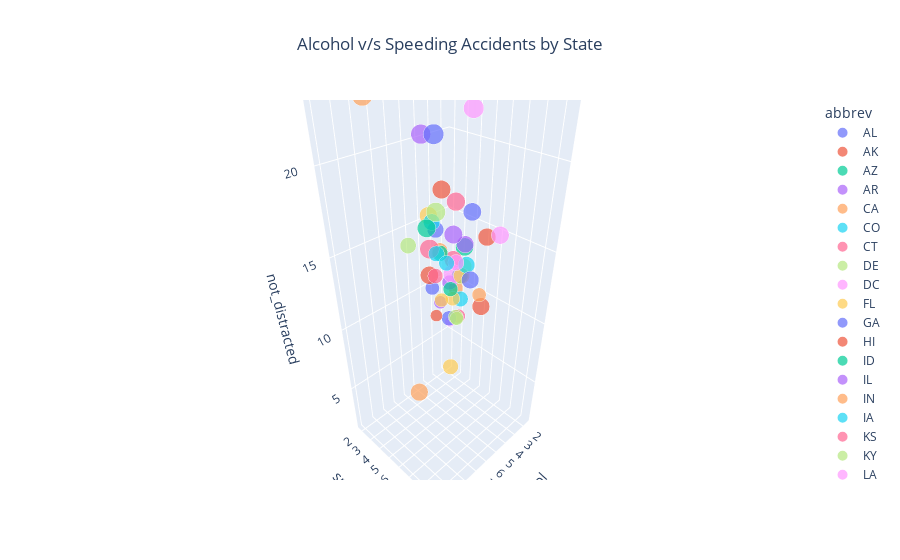

The cell this chart's notebook holds for it:
### Code cell
fig = px.scatter_3d(df , x='alcohol',y = 'speeding',z = 'not_distracted', color='abbrev',
           title="Alcohol v/s Speeding Accidents by State",
           size='total')

fig.update_layout(title = {'x' : 0.5})

### Figure 1 — Plotly figure (JSON) as saved in the notebook; plotly's stock layout.template omitted (floating-point values rounded to 4 significant figures)
{"data": [{"hovertemplate": "abbrev=AL<br>alcohol=%{x}<br>speeding=%{y}<br>not_distracted=%{z}<br>total=%{marker.size}<extra></extra>", "legendgroup": "AL", "marker": {"color": "#636efa", "size": [18.8], "sizemode": "area", "sizeref": 0.05975, "symbol": "circle"}, "mode": "markers", "name": "AL", "scene": "scene", "showlegend": true, "type": "scatter3d", "x": [5.64], "y": [7.332], "z": [18.05]}, {"hovertemplate": "abbrev=AK<br>alcohol=%{x}<br>speeding=%{y}<br>not_distracted=%{z}<br>total=%{marker.size}<extra></extra>", "legendgroup": "AK", "marker": {"color": "#EF553B", "size": [18.1], "sizemode": "area", "sizeref": 0.05975, "symbol": "circle"}, "mode": "markers", "name": "AK", "scene": "scene", "showlegend": true, "type": "scatter3d", "x": [4.525], "y": [7.421], "z": [16.29]}, {"hovertemplate": "abbrev=AZ<br>alcohol=%{x}<br>speeding=%{y}<br>not_distracted=%{z}<br>total=%{marker.size}<extra></extra>", "legendgroup": "AZ", "marker": {"color": "#00cc96", "size": [18.6], "sizemode": "area", "sizeref": 0.05975, "symbol": "circle"}, "mode": "markers", "name": "AZ", "scene": "scene", "showlegend": true, "type": "scatter3d", "x": [5.208], "y": [6.51], "z": [15.62]}, {"hovertemplate": "abbrev=AR<br>alcohol=%{x}<br>speeding=%{y}<br>not_distracted=%{z}<br>total=%{marker.size}<extra></extra>", "legendgroup": "AR", "marker": {"color": "#ab63fa", "size": [22.4], "sizemode": "area", "sizeref": 0.05975, "symbol": "circle"}, "mode": "markers", "name": "AR", "scene": "scene", "showlegend": true, "type": "scatter3d", "x": [5.824], "y": [4.032], "z": [21.06]}, {"hovertemplate": "abbrev=CA<br>alcohol=%{x}<br>speeding=%{y}<br>not_distracted=%{z}<br>total=%{marker.size}<extra></extra>", "legendgroup": "CA", "marker": {"color": "#FFA15A", "size": [12.0], "sizemode": "area", "sizeref": 0.05975, "symbol": "circle"}, "mode": "markers", "name": "CA", "scene": "scene", "showlegend": true, "type": "scatter3d", "x": [3.36], "y": [4.2], "z": [10.92]}, {"hovertemplate": "abbrev=CO<br>alcohol=%{x}<br>speeding=%{y}<br>not_distracted=%{z}<br>total=%{marker.size}<extra></extra>", "legendgroup": "CO", "marker": {"color": "#19d3f3", "size": [13.6], "sizemode": "area", "sizeref": 0.05975, "symbol": "circle"}, "mode": "markers", "name": "CO", "scene": "scene", "showlegend": true, "type": "scatter3d", "x": [3.808], "y": [5.032], "z": [10.74]}, {"hovertemplate": "abbrev=CT<br>alcohol=%{x}<br>speeding=%{y}<br>not_distracted=%{z}<br>total=%{marker.size}<extra></extra>", "legendgroup": "CT", "marker": {"color": "#FF6692", "size": [10.8], "sizemode": "area", "sizeref": 0.05975, "symbol": "circle"}, "mode": "markers", "name": "CT", "scene": "scene", "showlegend": true, "type": "scatter3d", "x": [3.888], "y": [4.968], "z": [9.396]}, {"hovertemplate": "abbrev=DE<br>alcohol=%{x}<br>speeding=%{y}<br>not_distracted=%{z}<br>total=%{marker.size}<extra></extra>", "legendgroup": "DE", "marker": {"color": "#B6E880", "size": [16.2], "sizemode": "area", "sizeref": 0.05975, "symbol": "circle"}, "mode": "markers", "name": "DE", "scene": "scene", "showlegend": true, "type": "scatter3d", "x": [4.86], "y": [6.156], "z": [14.09]}, {"hovertemplate": "abbrev=DC<br>alcohol=%{x}<br>speeding=%{y}<br>not_distracted=%{z}<br>total=%{marker.size}<extra></extra>", "legendgroup": "DC", "marker": {"color": "#FF97FF", "size": [5.9], "sizemode": "area", "sizeref": 0.05975, "symbol": "circle"}, "mode": "markers", "name": "DC", "scene": "scene", "showlegend": true, "type": "scatter3d", "x": [1.593], "y": [2.006], "z": [5.9]}, {"hovertemplate": "abbrev=FL<br>alcohol=%{x}<br>speeding=%{y}<br>not_distracted=%{z}<br>total=%{marker.size}<extra></extra>", "legendgroup": "FL", "marker": {"color": "#FECB52", "size": [17.9], "sizemode": "area", "sizeref": 0.05975, "symbol": "circle"}, "mode": "markers", "name": "FL", "scene": "scene", "showlegend": true, "type": "scatter3d", "x": [5.191], "y": [3.759], "z": [16.47]}, {"hovertemplate": "abbrev=GA<br>alcohol=%{x}<br>speeding=%{y}<br>not_distracted=%{z}<br>total=%{marker.size}<extra></extra>", "legendgroup": "GA", "marker": {"color": "#636efa", "size": [15.6], "sizemode": "area", "sizeref": 0.05975, "symbol": "circle"}, "mode": "markers", "name": "GA", "scene": "scene", "showlegend": true, "type": "scatter3d", "x": [3.9], "y": [2.964], "z": [14.82]}, {"hovertemplate": "abbrev=HI<br>alcohol=%{x}<br>speeding=%{y}<br>not_distracted=%{z}<br>total=%{marker.size}<extra></extra>", "legendgroup": "HI", "marker": {"color": "#EF553B", "size": [17.5], "sizemode": "area", "sizeref": 0.05975, "symbol": "circle"}, "mode": "markers", "name": "HI", "scene": "scene", "showlegend": true, "type": "scatter3d", "x": [7.175], "y": [9.45], "z": [14.35]}, {"hovertemplate": "abbrev=ID<br>alcohol=%{x}<br>speeding=%{y}<br>not_distracted=%{z}<br>total=%{marker.size}<extra></extra>", "legendgroup": "ID", "marker": {"color": "#00cc96", "size": [15.3], "sizemode": "area", "sizeref": 0.05975, "symbol": "circle"}, "mode": "markers", "name": "ID", "scene": "scene", "showlegend": true, "type": "scatter3d", "x": [4.437], "y": [5.508], "z": [13.01]}, {"hovertemplate": "abbrev=IL<br>alcohol=%{x}<br>speeding=%{y}<br>not_distracted=%{z}<br>total=%{marker.size}<extra></extra>", "legendgroup": "IL", "marker": {"color": "#ab63fa", "size": [12.8], "sizemode": "area", "sizeref": 0.05975, "symbol": "circle"}, "mode": "markers", "name": "IL", "scene": "scene", "showlegend": true, "type": "scatter3d", "x": [4.352], "y": [4.608], "z": [12.03]}, {"hovertemplate": "abbrev=IN<br>alcohol=%{x}<br>speeding=%{y}<br>not_distracted=%{z}<br>total=%{marker.size}<extra></extra>", "legendgroup": "IN", "marker": {"color": "#FFA15A", "size": [14.5], "sizemode": "area", "sizeref": 0.05975, "symbol": "circle"}, "mode": "markers", "name": "IN", "scene": "scene", "showlegend": true, "type": "scatter3d", "x": [4.205], "y": [3.625], "z": [13.78]}, {"hovertemplate": "abbrev=IA<br>alcohol=%{x}<br>speeding=%{y}<br>not_distracted=%{z}<br>total=%{marker.size}<extra></extra>", "legendgroup": "IA", "marker": {"color": "#19d3f3", "size": [15.7], "sizemode": "area", "sizeref": 0.05975, "symbol": "circle"}, "mode": "markers", "name": "IA", "scene": "scene", "showlegend": true, "type": "scatter3d", "x": [3.925], "y": [2.669], "z": [15.23]}, {"hovertemplate": "abbrev=KS<br>alcohol=%{x}<br>speeding=%{y}<br>not_distracted=%{z}<br>total=%{marker.size}<extra></extra>", "legendgroup": "KS", "marker": {"color": "#FF6692", "size": [17.8], "sizemode": "area", "sizeref": 0.05975, "symbol": "circle"}, "mode": "markers", "name": "KS", "scene": "scene", "showlegend": true, "type": "scatter3d", "x": [4.272], "y": [4.806], "z": [13.71]}, {"hovertemplate": "abbrev=KY<br>alcohol=%{x}<br>speeding=%{y}<br>not_distracted=%{z}<br>total=%{marker.size}<extra></extra>", "legendgroup": "KY", "marker": {"color": "#B6E880", "size": [21.4], "sizemode": "area", "sizeref": 0.05975, "symbol": "circle"}, "mode": "markers", "name": "KY", "scene": "scene", "showlegend": true, "type": "scatter3d", "x": [4.922], "y": [4.066], "z": [16.69]}, {"hovertemplate": "abbrev=LA<br>alcohol=%{x}<br>speeding=%{y}<br>not_distracted=%{z}<br>total=%{marker.size}<extra></extra>", "legendgroup": "LA", "marker": {"color": "#FF97FF", "size": [20.5], "sizemode": "area", "sizeref": 0.05975, "symbol": "circle"}, "mode": "markers", "name": "LA", "scene": "scene", "showlegend": true, "type": "scatter3d", "x": [6.765], "y": [7.175], "z": [14.96]}, {"hovertemplate": "abbrev=ME<br>alcohol=%{x}<br>speeding=%{y}<br>not_distracted=%{z}<br>total=%{marker.size}<extra></extra>", "legendgroup": "ME", "marker": {"color": "#FECB52", "size": [15.1], "sizemode": "area", "sizeref": 0.05975, "symbol": "circle"}, "mode": "markers", "name": "ME", "scene": "scene", "showlegend": true, "type": "scatter3d", "x": [4.53], "y": [5.738], "z": [13.14]}, {"hovertemplate": "abbrev=MD<br>alcohol=%{x}<br>speeding=%{y}<br>not_distracted=%{z}<br>total=%{marker.size}<extra></extra>", "legendgroup": "MD", "marker": {"color": "#636efa", "size": [12.5], "sizemode": "area", "sizeref": 0.05975, "symbol": "circle"}, "mode": "markers", "name": "MD", "scene": "scene", "showlegend": true, "type": "scatter3d", "x": [4.0], "y": [4.25], "z": [8.875]}, {"hovertemplate": "abbrev=MA<br>alcohol=%{x}<br>speeding=%{y}<br>not_distracted=%{z}<br>total=%{marker.size}<extra></extra>", "legendgroup": "MA", "marker": {"color": "#EF553B", "size": [8.2], "sizemode": "area", "sizeref": 0.05975, "symbol": "circle"}, "mode": "markers", "name": "MA", "scene": "scene", "showlegend": true, "type": "scatter3d", "x": [2.87], "y": [1.886], "z": [7.134]}, {"hovertemplate": "abbrev=MI<br>alcohol=%{x}<br>speeding=%{y}<br>not_distracted=%{z}<br>total=%{marker.size}<extra></extra>", "legendgroup": "MI", "marker": {"color": "#00cc96", "size": [14.1], "sizemode": "area", "sizeref": 0.05975, "symbol": "circle"}, "mode": "markers", "name": "MI", "scene": "scene", "showlegend": true, "type": "scatter3d", "x": [3.948], "y": [3.384], "z": [13.39]}, {"hovertemplate": "abbrev=MN<br>alcohol=%{x}<br>speeding=%{y}<br>not_distracted=%{z}<br>total=%{marker.size}<extra></extra>", "legendgroup": "MN", "marker": {"color": "#ab63fa", "size": [9.6], "sizemode": "area", "sizeref": 0.05975, "symbol": "circle"}, "mode": "markers", "name": "MN", "scene": "scene", "showlegend": true, "type": "scatter3d", "x": [2.784], "y": [2.208], "z": [8.448]}, {"hovertemplate": "abbrev=MS<br>alcohol=%{x}<br>speeding=%{y}<br>not_distracted=%{z}<br>total=%{marker.size}<extra></extra>", "legendgroup": "MS", "marker": {"color": "#FFA15A", "size": [17.6], "sizemode": "area", "sizeref": 0.05975, "symbol": "circle"}, "mode": "markers", "name": "MS", "scene": "scene", "showlegend": true, "type": "scatter3d", "x": [5.456], "y": [2.64], "z": [1.76]}, {"hovertemplate": "abbrev=MO<br>alcohol=%{x}<br>speeding=%{y}<br>not_distracted=%{z}<br>total=%{marker.size}<extra></extra>", "legendgroup": "MO", "marker": {"color": "#19d3f3", "size": [16.1], "sizemode": "area", "sizeref": 0.05975, "symbol": "circle"}, "mode": "markers", "name": "MO", "scene": "scene", "showlegend": true, "type": "scatter3d", "x": [5.474], "y": [6.923], "z": [14.81]}, {"hovertemplate": "abbrev=MT<br>alcohol=%{x}<br>speeding=%{y}<br>not_distracted=%{z}<br>total=%{marker.size}<extra></extra>", "legendgroup": "MT", "marker": {"color": "#FF6692", "size": [21.4], "sizemode": "area", "sizeref": 0.05975, "symbol": "circle"}, "mode": "markers", "name": "MT", "scene": "scene", "showlegend": true, "type": "scatter3d", "x": [9.416], "y": [8.346], "z": [17.98]}, {"hovertemplate": "abbrev=NE<br>alcohol=%{x}<br>speeding=%{y}<br>not_distracted=%{z}<br>total=%{marker.size}<extra></extra>", "legendgroup": "NE", "marker": {"color": "#B6E880", "size": [14.9], "sizemode": "area", "sizeref": 0.05975, "symbol": "circle"}, "mode": "markers", "name": "NE", "scene": "scene", "showlegend": true, "type": "scatter3d", "x": [5.215], "y": [1.937], "z": [13.86]}, {"hovertemplate": "abbrev=NV<br>alcohol=%{x}<br>speeding=%{y}<br>not_distracted=%{z}<br>total=%{marker.size}<extra></extra>", "legendgroup": "NV", "marker": {"color": "#FF97FF", "size": [14.7], "sizemode": "area", "sizeref": 0.05975, "symbol": "circle"}, "mode": "markers", "name": "NV", "scene": "scene", "showlegend": true, "type": "scatter3d", "x": [4.704], "y": [5.439], "z": [13.96]}, {"hovertemplate": "abbrev=NH<br>alcohol=%{x}<br>speeding=%{y}<br>not_distracted=%{z}<br>total=%{marker.size}<extra></extra>", "legendgroup": "NH", "marker": {"color": "#FECB52", "size": [11.6], "sizemode": "area", "sizeref": 0.05975, "symbol": "circle"}, "mode": "markers", "name": "NH", "scene": "scene", "showlegend": true, "type": "scatter3d", "x": [3.48], "y": [4.06], "z": [10.09]}, {"hovertemplate": "abbrev=NJ<br>alcohol=%{x}<br>speeding=%{y}<br>not_distracted=%{z}<br>total=%{marker.size}<extra></extra>", "legendgroup": "NJ", "marker": {"color": "#636efa", "size": [11.2], "sizemode": "area", "sizeref": 0.05975, "symbol": "circle"}, "mode": "markers", "name": "NJ", "scene": "scene", "showlegend": true, "type": "scatter3d", "x": [3.136], "y": [1.792], "z": [9.632]}, {"hovertemplate": "abbrev=NM<br>alcohol=%{x}<br>speeding=%{y}<br>not_distracted=%{z}<br>total=%{marker.size}<extra></extra>", "legendgroup": "NM", "marker": {"color": "#EF553B", "size": [18.4], "sizemode": "area", "sizeref": 0.05975, "symbol": "circle"}, "mode": "markers", "name": "NM", "scene": "scene", "showlegend": true, "type": "scatter3d", "x": [4.968], "y": [3.496], "z": [12.33]}, {"hovertemplate": "abbrev=NY<br>alcohol=%{x}<br>speeding=%{y}<br>not_distracted=%{z}<br>total=%{marker.size}<extra></extra>", "legendgroup": "NY", "marker": {"color": "#00cc96", "size": [12.3], "sizemode": "area", "sizeref": 0.05975, "symbol": "circle"}, "mode": "markers", "name": "NY", "scene": "scene", "showlegend": true, "type": "scatter3d", "x": [3.567], "y": [3.936], "z": [10.82]}, {"hovertemplate": "abbrev=NC<br>alcohol=%{x}<br>speeding=%{y}<br>not_distracted=%{z}<br>total=%{marker.size}<extra></extra>", "legendgroup": "NC", "marker": {"color": "#ab63fa", "size": [16.8], "sizemode": "area", "sizeref": 0.05975, "symbol": "circle"}, "mode": "markers", "name": "NC", "scene": "scene", "showlegend": true, "type": "scatter3d", "x": [5.208], "y": [6.552], "z": [15.79]}, {"hovertemplate": "abbrev=ND<br>alcohol=%{x}<br>speeding=%{y}<br>not_distracted=%{z}<br>total=%{marker.size}<extra></extra>", "legendgroup": "ND", "marker": {"color": "#FFA15A", "size": [23.9], "sizemode": "area", "sizeref": 0.05975, "symbol": "circle"}, "mode": "markers", "name": "ND", "scene": "scene", "showlegend": true, "type": "scatter3d", "x": [10.04], "y": [5.497], "z": [23.66]}, {"hovertemplate": "abbrev=OH<br>alcohol=%{x}<br>speeding=%{y}<br>not_distracted=%{z}<br>total=%{marker.size}<extra></extra>", "legendgroup": "OH", "marker": {"color": "#19d3f3", "size": [14.1], "sizemode": "area", "sizeref": 0.05975, "symbol": "circle"}, "mode": "markers", "name": "OH", "scene": "scene", "showlegend": true, "type": "scatter3d", "x": [4.794], "y": [3.948], "z": [13.96]}, {"hovertemplate": "abbrev=OK<br>alcohol=%{x}<br>speeding=%{y}<br>not_distracted=%{z}<br>total=%{marker.size}<extra></extra>", "legendgroup": "OK", "marker": {"color": "#FF6692", "size": [19.9], "sizemode": "area", "sizeref": 0.05975, "symbol": "circle"}, "mode": "markers", "name": "OK", "scene": "scene", "showlegend": true, "type": "scatter3d", "x": [5.771], "y": [6.368], "z": [18.31]}, {"hovertemplate": "abbrev=OR<br>alcohol=%{x}<br>speeding=%{y}<br>not_distracted=%{z}<br>total=%{marker.size}<extra></extra>", "legendgroup": "OR", "marker": {"color": "#B6E880", "size": [12.8], "sizemode": "area", "sizeref": 0.05975, "symbol": "circle"}, "mode": "markers", "name": "OR", "scene": "scene", "showlegend": true, "type": "scatter3d", "x": [3.328], "y": [4.224], "z": [8.576]}, {"hovertemplate": "abbrev=PA<br>alcohol=%{x}<br>speeding=%{y}<br>not_distracted=%{z}<br>total=%{marker.size}<extra></extra>", "legendgroup": "PA", "marker": {"color": "#FF97FF", "size": [18.2], "sizemode": "area", "sizeref": 0.05975, "symbol": "circle"}, "mode": "markers", "name": "PA", "scene": "scene", "showlegend": true, "type": "scatter3d", "x": [5.642], "y": [9.1], "z": [17.47]}, {"hovertemplate": "abbrev=RI<br>alcohol=%{x}<br>speeding=%{y}<br>not_distracted=%{z}<br>total=%{marker.size}<extra></extra>", "legendgroup": "RI", "marker": {"color": "#FECB52", "size": [11.1], "sizemode": "area", "sizeref": 0.05975, "symbol": "circle"}, "mode": "markers", "name": "RI", "scene": "scene", "showlegend": true, "type": "scatter3d", "x": [4.218], "y": [3.774], "z": [10.21]}, {"hovertemplate": "abbrev=SC<br>alcohol=%{x}<br>speeding=%{y}<br>not_distracted=%{z}<br>total=%{marker.size}<extra></extra>", "legendgroup": "SC", "marker": {"color": "#636efa", "size": [23.9], "sizemode": "area", "sizeref": 0.05975, "symbol": "circle"}, "mode": "markers", "name": "SC", "scene": "scene", "showlegend": true, "type": "scatter3d", "x": [9.799], "y": [9.082], "z": [22.94]}, {"hovertemplate": "abbrev=SD<br>alcohol=%{x}<br>speeding=%{y}<br>not_distracted=%{z}<br>total=%{marker.size}<extra></extra>", "legendgroup": "SD", "marker": {"color": "#EF553B", "size": [19.4], "sizemode": "area", "sizeref": 0.05975, "symbol": "circle"}, "mode": "markers", "name": "SD", "scene": "scene", "showlegend": true, "type": "scatter3d", "x": [6.402], "y": [6.014], "z": [19.01]}, {"hovertemplate": "abbrev=TN<br>alcohol=%{x}<br>speeding=%{y}<br>not_distracted=%{z}<br>total=%{marker.size}<extra></extra>", "legendgroup": "TN", "marker": {"color": "#00cc96", "size": [19.5], "sizemode": "area", "sizeref": 0.05975, "symbol": "circle"}, "mode": "markers", "name": "TN", "scene": "scene", "showlegend": true, "type": "scatter3d", "x": [5.655], "y": [4.095], "z": [15.99]}, {"hovertemplate": "abbrev=TX<br>alcohol=%{x}<br>speeding=%{y}<br>not_distracted=%{z}<br>total=%{marker.size}<extra></extra>", "legendgroup": "TX", "marker": {"color": "#ab63fa", "size": [19.4], "sizemode": "area", "sizeref": 0.05975, "symbol": "circle"}, "mode": "markers", "name": "TX", "scene": "scene", "showlegend": true, "type": "scatter3d", "x": [7.372], "y": [7.76], "z": [17.65]}, {"hovertemplate": "abbrev=UT<br>alcohol=%{x}<br>speeding=%{y}<br>not_distracted=%{z}<br>total=%{marker.size}<extra></extra>", "legendgroup": "UT", "marker": {"color": "#FFA15A", "size": [11.3], "sizemode": "area", "sizeref": 0.05975, "symbol": "circle"}, "mode": "markers", "name": "UT", "scene": "scene", "showlegend": true, "type": "scatter3d", "x": [1.808], "y": [4.859], "z": [9.944]}, {"hovertemplate": "abbrev=VT<br>alcohol=%{x}<br>speeding=%{y}<br>not_distracted=%{z}<br>total=%{marker.size}<extra></extra>", "legendgroup": "VT", "marker": {"color": "#19d3f3", "size": [13.6], "sizemode": "area", "sizeref": 0.05975, "symbol": "circle"}, "mode": "markers", "name": "VT", "scene": "scene", "showlegend": true, "type": "scatter3d", "x": [4.08], "y": [4.08], "z": [13.06]}, {"hovertemplate": "abbrev=VA<br>alcohol=%{x}<br>speeding=%{y}<br>not_distracted=%{z}<br>total=%{marker.size}<extra></extra>", "legendgroup": "VA", "marker": {"color": "#FF6692", "size": [12.7], "sizemode": "area", "sizeref": 0.05975, "symbol": "circle"}, "mode": "markers", "name": "VA", "scene": "scene", "showlegend": true, "type": "scatter3d", "x": [3.429], "y": [2.413], "z": [11.05]}, {"hovertemplate": "abbrev=WA<br>alcohol=%{x}<br>speeding=%{y}<br>not_distracted=%{z}<br>total=%{marker.size}<extra></extra>", "legendgroup": "WA", "marker": {"color": "#B6E880", "size": [10.6], "sizemode": "area", "sizeref": 0.05975, "symbol": "circle"}, "mode": "markers", "name": "WA", "scene": "scene", "showlegend": true, "type": "scatter3d", "x": [3.498], "y": [4.452], "z": [8.692]}, {"hovertemplate": "abbrev=WV<br>alcohol=%{x}<br>speeding=%{y}<br>not_distracted=%{z}<br>total=%{marker.size}<extra></extra>", "legendgroup": "WV", "marker": {"color": "#FF97FF", "size": [23.8], "sizemode": "area", "sizeref": 0.05975, "symbol": "circle"}, "mode": "markers", "name": "WV", "scene": "scene", "showlegend": true, "type": "scatter3d", "x": [6.664], "y": [8.092], "z": [23.09]}, {"hovertemplate": "abbrev=WI<br>alcohol=%{x}<br>speeding=%{y}<br>not_distracted=%{z}<br>total=%{marker.size}<extra></extra>", "legendgroup": "WI", "marker": {"color": "#FECB52", "size": [13.8], "sizemode": "area", "sizeref": 0.05975, "symbol": "circle"}, "mode": "markers", "name": "WI", "scene": "scene", "showlegend": true, "type": "scatter3d", "x": [4.554], "y": [4.968], "z": [5.382]}, {"hovertemplate": "abbrev=WY<br>alcohol=%{x}<br>speeding=%{y}<br>not_distracted=%{z}<br>total=%{marker.size}<extra></extra>", "legendgroup": "WY", "marker": {"color": "#636efa", "size": [17.4], "sizemode": "area", "sizeref": 0.05975, "symbol": "circle"}, "mode": "markers", "name": "WY", "scene": "scene", "showlegend": true, "type": "scatter3d", "x": [5.568], "y": [7.308], "z": [14.09]}], "layout": {"legend": {"itemsizing": "constant", "title": {"text": "abbrev"}, "tracegroupgap": 0}, "scene": {"domain": {"x": [0, 1], "y": [0, 1]}, "xaxis": {"title": {"text": "alcohol"}}, "yaxis": {"title": {"text": "speeding"}}, "zaxis": {"title": {"text": "not_distracted"}}}, "title": {"text": "Alcohol v/s Speeding Accidents by State", "x": 0.5}}}
